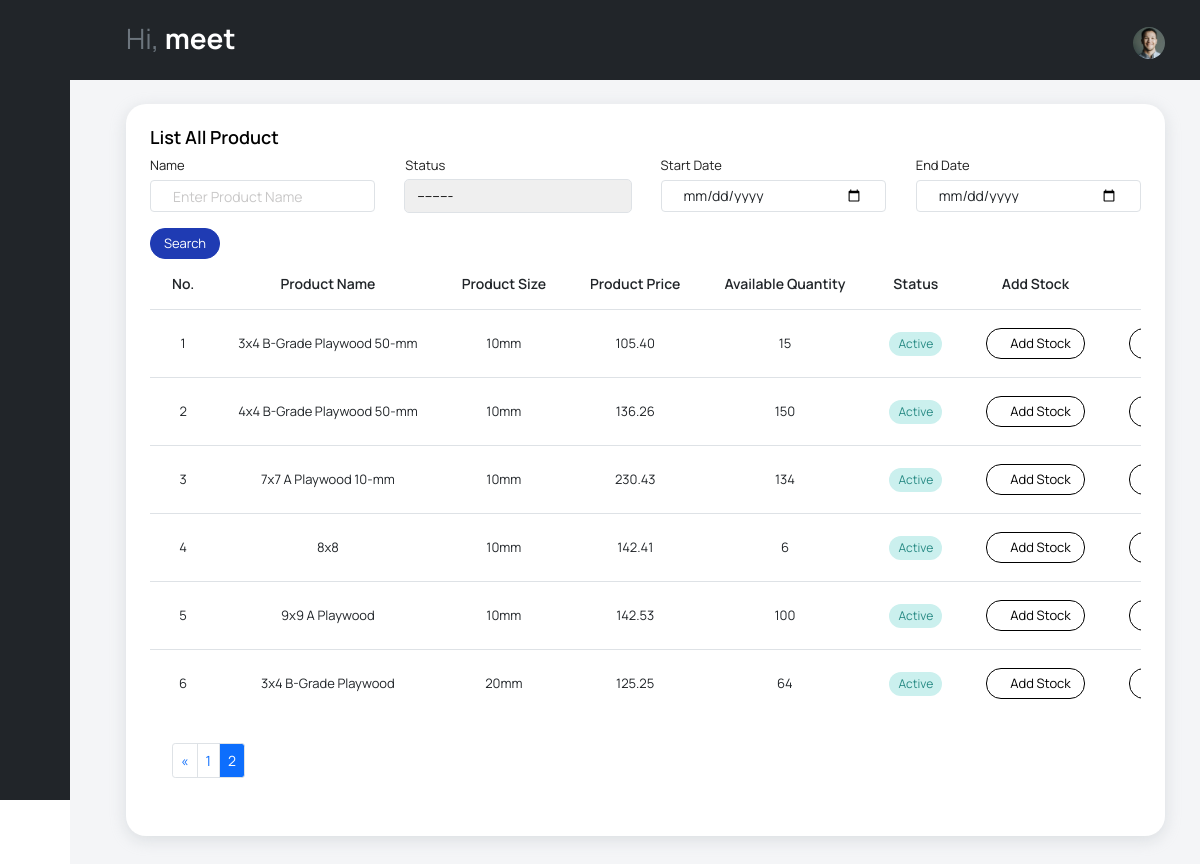
Page /viewproduct/?page=2 (signed in) on the committed database.
### invApp/models.py (models this page shows, shortened)
class Product(models.Model):
    id = models.AutoField(primary_key=True, serialize=False, auto_created=True)
    name=models.CharField(max_length=350)
    size = models.CharField(max_length=50)
    description = models.TextField(blank=True, null=True)
    price = models.DecimalField(default=0, decimal_places=2, max_digits=10)
    totalquantity = models.IntegerField(default=0)
    status = models.CharField(max_length=2, choices=(('1','Active'),('2','Inactive')), default=1)
    date_created = models.DateTimeField(default=timezone.now)
    date_updated = models.DateTimeField(auto_now=True)

### invApp/views.py (the view)
# urls.py: path('viewproduct/', view_product, name="viewproduct"),
@login_required
def view_product(request):
    product = Product.objects.order_by('id')
    myfilter = ProductFilter(request.GET, queryset=product)
    product = myfilter.qs
    paginator = Paginator(product, 10)
    page = request.GET.get('page')
    products = paginator.get_page(page)
    context = {"product": products, 'form': EditProduct(), 'filter': myfilter}
    return render(request, 'view_product.html', context)

### invApp/forms.py
class EditProduct(forms.ModelForm):
    name=models.CharField(max_length=350,blank=True, null=True)
    size = models.CharField(max_length=50)
    description = models.TextField()
    price = models.FloatField(default=0)
    status = models.CharField(max_length=2, choices=(('1','Active'),('2','Inactive')), default=1)
    class Meta:
        model = Product
        fields = ('name','size','description','price','status')
        labels = {
            'name': 'Product Name',
            'size': 'Product Size',
            'description': 'Description',
            'price': 'Price',
            'status': 'Status',
        }
        widgets = {
            'name': forms.TextInput(attrs={'class':'form-control'}),
            'size': forms.TextInput(attrs={'class': 'form-control'}),
            'description': forms.TextInput(attrs={'class':'form-control', 'null': 'True'}),
            'price': forms.NumberInput(attrs={'class':'form-control' , 'min':'0'}),
            'status': forms.Select(attrs={'class':'form-control'}),
        }

### templates/view_product.html (shortened to what this page needs)
{% extends "base.html" %}
{% load humanize %}
{% block body %}
    <div class="content-wrapper">
    <div class="col-md-12 grid-margin">
        <div class="card">
            <div class="card-body">
                <h4 class="card-title mb-0">List All Product</h4>
                <form method="get">
                    <div class="form-group row mt-2 mb-0">
                        <div class="col-sm">
                        <div class="form-group mb-3 ">
                            <label for="{{ filter.form.name.id_for_label }}" class="control-label mb-0 mb-0">{{ filter.form.name.label }}</label>
                            {{ filter.form.name }}
                        </div>
                        </div>
                        <div class="col-sm">
                            <div class="form-group mb-3 ">
                            <label for="{{ filter.form.status.id_for_label }}" class="control-label mb-0 mb-0">{{ filter.form.status.label }}</label>
                            {{ filter.form.status }}
                            </div>
                        </div>
                        <div class="col-sm">
                            <div class="form-group mb-3 ">
                                <label for="{{ filter.form.start_date.id_for_label }}" class="control-label mb-0 mb-0">{{ filter.form.start_date.label }}</label>
                                {{ filter.form.start_date }}
                            </div>
                        </div>
                        <div class="col-sm">
                            <div class="form-group mb-3 ">
                            <label for="{{ filter.form.end_date.id_for_label }}" class="control-label mb-0 mb-0">{{ filter.form.end_date.label }}</label>
                            {{ filter.form.end_date }}
                            </div>
                        </div>
                    </div>
                    <button type="submit" class="btn btn-sm btn-primary">Search</button>
                </form>
                <div class="table-responsive">
                    <table class="table table-hover text-center" id="product-tbl" name="product-tbl">
                        <thead>
                            <tr>
                                <th>No.</th>
                                <th>Product Name</th>
                                <th>Product Size</th>
                                <th>Product Price</th>
                                <th>Available Quantity</th>
                                <th>Status</th>
                                <th>Add Stock</th>
                                <th>Action</th>
                            </tr>
                        </thead>
                        <tbody>
                                {% for bill_item in product %}
                                <tr>
                                    <td>{{ forloop.counter }}</td>
                                    <td>{{ bill_item.name }}</td>
                                    <td>{{ bill_item.size }}</td>
                                    <td>{{ bill_item.price }}</td>
                                    <td>{{ bill_item.totalquantity }}</td>
                                    <td>{% if bill_item.status == "1" %}<div class="badge badge-opacity-success"> Active </div> {% else %}<div class="badge badge-opacity-danger" style="background: #fedfdd;"> Inactive </div>{% endif %}</td>
                                    <td>
                                        <a class="btn btn-outline-dark btn-sm" type="button" data-bs-toggle="modal" data-bs-target="#addstock{{bill_item.id}}"><span class="mdi mdi-plus d-flex">Add Stock</span></a>
                                    </td>
                                    <td>
                                        <a class="btn btn-outline-dark me-1 btn-sm" href="{% url 'editproduct' bill_item.id %}"></a>
                                    </td>
                                </tr>
                                {% endfor %}
                        </tbody>
                        <tfoot>
                            <tr>
                                <td colspan="7">
                                    <div class="pagination mt-2">
                                    <ul class="pagination pagination-sm">
                                        <li class="page-item">
                                        {% if product.has_previous %}
                                        <a href="?page=1" class="page-link">&laquo;</a>
                                        </li>
                                        <li class="page-item">
                                        <a href="?page={{ product.previous_page_number }}" class="page-link">{{product.previous_page_number}}</a>
                                        </li>
                                        {% endif %}
                                        <li class="page-item active">
                                        <span class="current-page page-link">{{ product.number }}</span>
                                        </li>
                                    </ul>
                                    </div>
                                </td>
                            </tr>
                        </tfoot>
                    </table>
                </div>
            </div>
        </div>
    </div>
</div>
{% endblock body %}

### templates/base.html (shortened to what this page needs)
{% load static %}
<!DOCTYPE html>
<html lang="en">
<head>
  <link rel="stylesheet" href="{% static 'vendors/feather/feather.css' %}">
  <link rel="stylesheet" href="{% static 'vendors/mdi/css/materialdesignicons.min.css' %}">
  <link rel="stylesheet" href="{% static 'vendors/ti-icons/css/themify-icons.css' %}">
  <link rel="stylesheet" href="{% static 'vendors/typicons/typicons.css' %}">
  <link rel="stylesheet" href="{% static 'vendors/simple-line-icons/css/simple-line-icons.css' %}">
  <link rel="stylesheet" href="{% static 'vendors/css/vendor.bundle.base.css' %}">
  <link rel="stylesheet" href="{% static 'css/vertical-layout-light/style.css' %}">
</head>
<body class="sidebar-dark sidebar-icon-only">
<nav class="navbar default-layout col-lg-12 col-12 p-0 fixed-top d-flex align-items-top flex-lg-row">
    <div class="text-center navbar-brand-wrapper d-inline-flex align-items-center justify-content-start bg-dark ">
        <div class="d-flex m-auto">
        <button class="navbar-toggler navbar-toggler align-self-center me-2" type="button" data-bs-toggle="minimize">
            <span class="icon-menu text-white"></span>
        </button>
        </div>
    </div>
  <div class="navbar-menu-wrapper d-flex align-items-top bg-dark">
      <ul class="navbar-nav">
      <li class="nav-item font-weight-semibold d-none d-lg-block ms-0">
          <h1 class="welcome-text text-secondary">Hi, <span class="text-white fw-bold">{{user.username}}</span></h1>
      </li>
      </ul>
      <ul class="navbar-nav ms-auto">
      <li class="nav-item" style="margin-top: -5px;">
          <form class="search-form" action="#">
          <i class="icon-search text-light"></i>
          <input type="search" class="form-control text-white" placeholder="Search Here" title="Search here">
          </form>
      </li>
      <li class="nav-item dropdown d-sm-block user-dropdown">
          <a class="nav-link text-white" id="UserDropdown" href="#" data-bs-toggle="dropdown" aria-expanded="false">
          <img class="img-xs rounded-circle" src="{% static 'images/faces/face8.jpg' %}" alt="Profile image"> </a>
      </li>
      </ul>
  </div>
</nav>
<div class="container-fluid page-body-wrapper">
    <nav class="sidebar sidebar-offcanvas bg-dark" id="sidebar" style="position:fixed;">
        <ul class="nav">
            <li class="nav-item">
              <a class="nav-link" href="/dashboard/">
                <i class="mdi mdi-grid-large menu-icon"></i>
              </a>
            </li>
            <li class="nav-item">
                <a class="nav-link" data-bs-toggle="collapse" href="#product" aria-expanded="false" aria-controls="product">
                  <i class="mdi mdi-archive menu-icon"></i>
                </a>
              </li>
            <li class="nav-item">
                <a class="nav-link" data-bs-toggle="collapse" href="#customer" aria-expanded="false" aria-controls="product">
                  <i class="mdi mdi-account-multiple-outline menu-icon"></i>
                </a>
              </li>
        </ul>
    </nav>
    <div class="main-panel" style="margin-left:auto;">
    {% block body %}{% endblock body %}
    </div>
</div>
</body>
</html>

### rows in the picture
Product: name "3x4 B-Grade Playwood 50-mm", size "10mm", price "105.40", totalquantity "15", status "Active"
Product: name "4x4 B-Grade Playwood 50-mm", size "10mm", price "136.26", totalquantity "150", status "Active"
Product: name "7x7 A Playwood 10-mm", size "10mm", price "230.43", totalquantity "134", status "Active"
Product: name "8x8", size "10mm", price "142.41", totalquantity "6", status "Active"
Product: name "9x9 A Playwood", size "10mm", price "142.53", totalquantity "100", status "Active"
Product: name "3x4 B-Grade Playwood", size "20mm", price "125.25", totalquantity "64", status "Active"

### other values in the picture
{{ user.username }} "meet"
{{ filter.form.name.label }} "Name"
{{ filter.form.status.label }} "Status"
{{ filter.form.start_date.label }} "Start Date"
{{ filter.form.end_date.label }} "End Date"
{{ product.previous_page_number }} "1"
{{ product.number }} "2"
